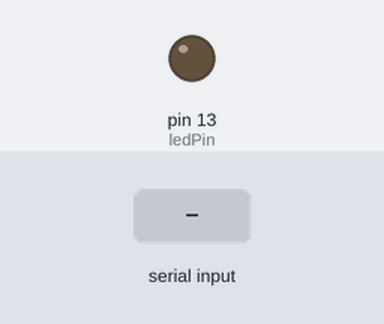
Recording of a sketch running on a simulated Arduino Uno, built with avr-gcc and run on an emulated ATmega328P. Shown: output pins drawn as LEDs (lit = HIGH). Inputs (shaded band) come from the test bench.

Above: at 1.2 s.
1.3 s: "1" received over Serial
At 2.5 s:
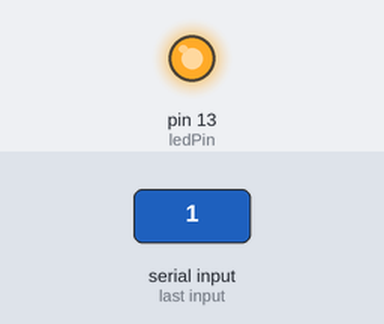
2.8 s: "0" received over Serial
At 3.8 s:
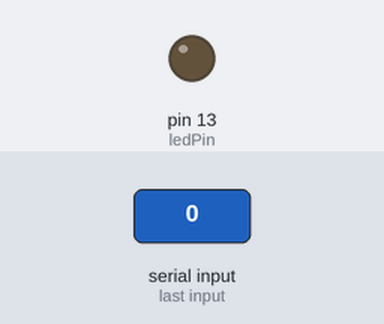
Timing chart, 0 to 5.8 s (numbered marks = the images above; inputs shaded):
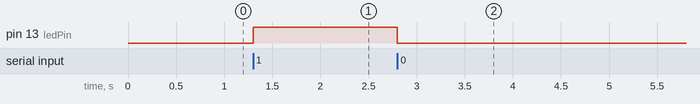

Measured:
- after the input at 1.3 s, pin 13 (ledPin): LOW → HIGH at once
- after the input at 2.8 s, pin 13 (ledPin): HIGH → LOW at once

The sketch:

activity_6.ino
```cpp
const int ledPin = 13;

void setup() {
  pinMode(ledPin, OUTPUT);
  Serial.begin(9600);
}

void loop() {
  if (Serial.available() > 0); {
    char command = Serial.read();

    if (command == '1'){
      digitalWrite(ledPin, HIGH);
    }
    else if (command == '0') {
      digitalWrite(ledPin, LOW);
    }
  }
}
```
